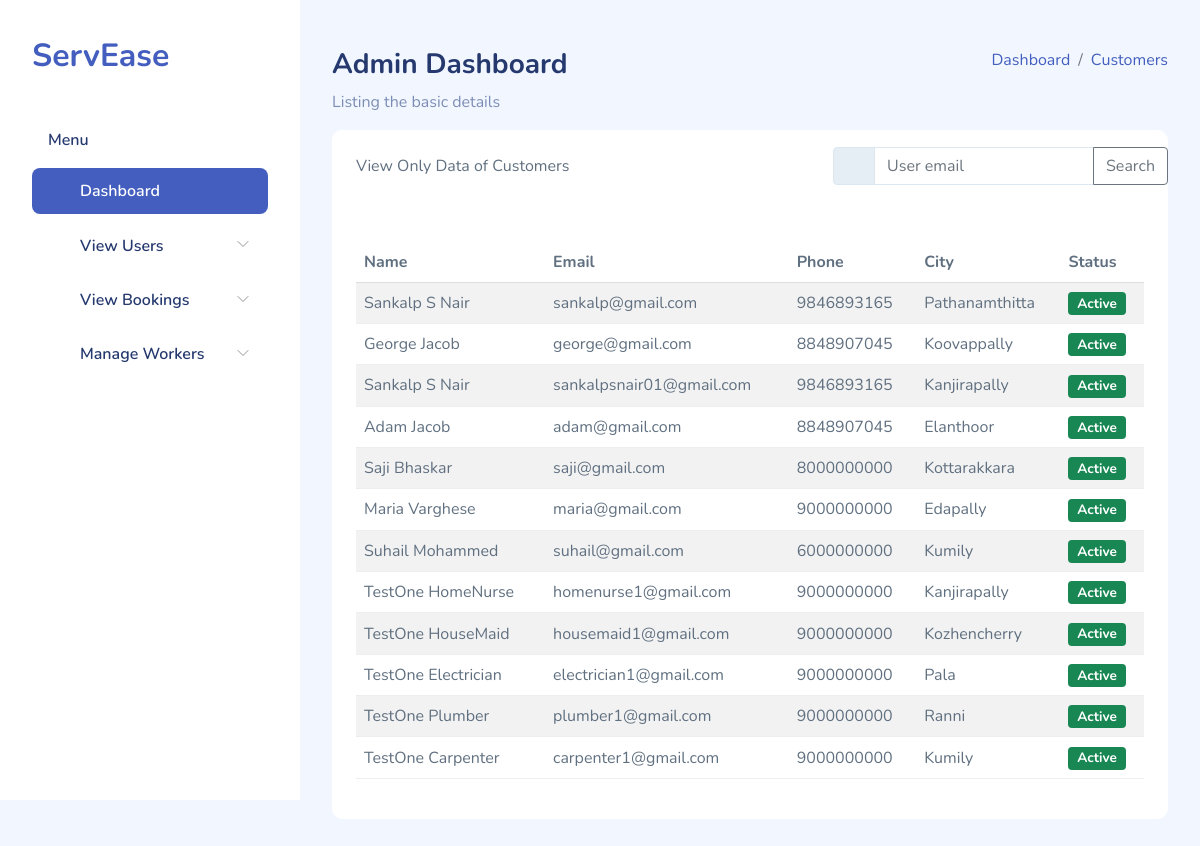
Screenshot of /users-email-search/ with the database file from the repository.
### Home_app/models.py (models this page shows)
class Users(models.Model):
    user_id = models.AutoField(primary_key=True)
    firstname = models.CharField(max_length=20,blank=False)
    lastname = models.CharField(max_length=20,blank=False)
    email = models.EmailField(unique=True,blank=False)
    phone = models.CharField(max_length=10,null=True)
    address = models.TextField()
    place=models.CharField(max_length=30, blank=True)
    availability = models.IntegerField(default=0)
    district = models.CharField(max_length=20, blank=True)
    image = models.ImageField(upload_to='profile_pic', null=True, blank=True)
    password = models.CharField(max_length=256)
    usertype = models.CharField(max_length=20)

### Home_app/views.py (the view)
# urls.py: path('users-email-search/', views.usersemailsearch, name='useremailsearch'),
@never_cache
def usersemailsearch(request):
    email_query = request.GET.get('email', '')
    if email_query:
        customers = Users.objects.filter(email__icontains=email_query)
    else:
        customers = Users.objects.all()
    context = {
        'customers': customers
    }
    return render(request, 'admin_temp/full_customers.html', context)

### templates/admin_temp/full_customers.html (shortened to what this page needs)
{% load static %}
<!DOCTYPE html>
<html lang="en">
<head>
    <link rel="stylesheet" href="{% static 'adm_assets/css/bootstrap.css' %}">
    <link rel="stylesheet" href="{% static 'adm_assets/vendors/iconly/bold.css'%}">
    <link rel="stylesheet" href="{% static 'adm_assets/vendors/perfect-scrollbar/perfect-scrollbar.css' %}">
    <link rel="stylesheet" href="{% static 'adm_assets/vendors/bootstrap-icons/bootstrap-icons.css' %}">
    <link rel="stylesheet" href="{% static 'adm_assets/css/app.css' %}">
</head>
<body>
    <div id="app">
        <div id="sidebar" class="active">
            <div class="sidebar-wrapper active">
                <div class="sidebar-header">
                    <div class="d-flex justify-content-between">
                        <div class="logo">
                            <a href="#">ServEase</a>
                        </div>
                    </div>
                </div>
<div class="sidebar-menu">
    <ul class="menu">
        <li class="sidebar-title">Menu</li>
        <li class="sidebar-item active ">
            <a href="{% url 'dashboard' %}" class='sidebar-link'>
                <i class="bi bi-grid-fill"></i>
                <span>Dashboard</span>
            </a>
        </li>
        <li class="sidebar-item  has-sub">
            <a href="#" class='sidebar-link'>
                <i class="bi bi-stack"></i>
                <span>View Users</span>
            </a>
        </li>
        <li class="sidebar-item  has-sub">
            <a href="#" class='sidebar-link'>
                <i class="bi bi-collection-fill"></i>
                <span>View Bookings</span>
            </a>
        </li>
        <li class="sidebar-item  has-sub">
            <a href="#" class='sidebar-link'>
                <i class="bi bi-stack"></i>
                <span>Manage Workers</span>
            </a>
        </li>
</div>
</div>
</div>
        <div id="main">
            <div class="page-heading">
                <div class="page-title">
                    <div class="row">
                        <div class="col-12 col-md-6 order-md-1 order-last">
                            <h3>Admin Dashboard</h3>
                            <p class="text-subtitle text-muted">Listing the basic details</p>
                        </div>
                        <div class="col-12 col-md-6 order-md-2 order-first">
                            <nav aria-label="breadcrumb" class="breadcrumb-header float-start float-lg-end">
                                <ol class="breadcrumb">
                                    <li class="breadcrumb-item"><a href="{% url 'dashboard' %}">Dashboard</a></li>
                                    <li class="breadcrumb-item active" aria-current="page"><a href="{% url 'full_customers' %}">Customers</a></li>
                                </ol>
                            </nav>
                        </div>
                    </div>
                </div>
                <section class="section">
                    <div class="card">
                        <div class="d-flex align-items-center justify-content-between mb-3">
                            <div class="card-header">
                                View Only Data of Customers
                            </div>
                            <form method="GET" action="{% url 'useremailsearch' %}">
                                <div class="input-group">
                                    <span class="input-group-text" id="basic-addon1">
                                        <i class="bi bi-search"></i>
                                    </span>
                                    <input type="text" class="form-control" name="email" placeholder="User email" aria-label="Recipient's username" aria-describedby="button-addon2">
                                    <button class="btn btn-outline-secondary" type="submit" id="button-addon2">Search</button>
                                </div>
                            </form>
                        </div>
                        <div class="card-body">
                            <table class="table table-striped" id="table1">
                                <thead>
                                    <tr>
                                        <th>Name</th>
                                        <th>Email</th>
                                        <th>Phone</th>
                                        <th>City</th>
                                        <th>Status</th>
                                    </tr>
                                </thead>
                                <tbody>
                                    {% for customer in customers %}
                                    <tr>
                                        <td>{{ customer.firstname }} {{ customer.lastname }}</td>
                                        <td>{{ customer.email }}</td>
                                        <td>{{ customer.phone }}</td>
                                        <td>{{ customer.place }}</td>
                                        <td>
                                            {% if customer.availability %}
                                                <span class="badge bg-success">Active</span>
                                            {% else %}
                                                <span class="badge bg-danger">Inactive</span>
                                            {% endif %}
                                        </td>
                                    </tr>
                                    {% empty %}
                                    <tr>
                                        <td colspan="5">No customers found.</td>
                                    </tr>
                                    {% endfor %}
                                </tbody>
                            </table>
                        </div>
                    </div>
                </section>
            </div>
        </div>
    </div>
</body>
</html>

### static/adm_assets/css/app.css (style rules this page uses)
.card { margin-bottom:2.2rem;border:none }
.card .card-header { border:none }
.card .card-body { padding:1.5rem }
#sidebar.active .sidebar-wrapper { left:0 }
.sidebar-wrapper { width:300px;height:100vh;position:fixed;top:0;z-index:10;overflow-y:auto;background-color:#fff;bottom:0;transition:left .5s ease-out }
.sidebar-wrapper .sidebar-header { padding:2rem 2rem 1rem;font-size:2rem;font-weight:700 }
.sidebar-wrapper .menu { margin-top:2rem;padding:0 2rem;font-weight:600 }
.sidebar-wrapper .menu .sidebar-title { padding:0 1rem;margin:1.5rem 0 1rem;font-size:1rem;list-style:none;font-weight:600;color:#25396f }
.sidebar-wrapper .menu .sidebar-link { display:block;padding:.7rem 1rem;font-size:1rem;display:flex;align-items:center;border-radius:.5rem;transition:all .5s;text-decoration:none;color:#25396f }
.sidebar-wrapper .menu .sidebar-link i,.sidebar-wrapper .menu .sidebar-link svg { color:#7c8db5 }
.sidebar-wrapper .menu .sidebar-link span { margin-left:1rem }
.sidebar-wrapper .menu .sidebar-item { list-style:none;margin-top:.5rem;position:relative }
.sidebar-wrapper .menu .sidebar-item.has-sub .sidebar-link:after { position:absolute;color:#ccc;right:15px;top:12px;display:block }
.sidebar-wrapper .menu .sidebar-item.active .sidebar-link { background-color:#435ebe }
.sidebar-wrapper .menu .sidebar-item.active .sidebar-link span { color:#fff }
.sidebar-wrapper .menu .sidebar-item.active .sidebar-link i,.sidebar-wrapper .menu .sidebar-item.active .sidebar-link svg { fill:#fff;color:#fff }
.dataTable-table td,.dataTable-table thead th,.table td,.table thead th { vertical-align:middle }
.dataTable-table:not(.table-borderless) thead th,.table:not(.table-borderless) thead th { border-bottom:1px solid #dedede!important }
.bi { width:1rem;height:1rem }
#main { margin-left:300px;padding:2rem }
.page-heading { margin:0 0 2rem }
.page-heading h3 { font-weight:700 }
a { text-decoration:none }

### rows the page displays
Users: firstname "Sankalp", lastname "S Nair", email "sankalp@gmail.com", phone "9846893165", place "Pathanamthitta", availability "Active"
Users: firstname "George", lastname "Jacob", email "george@gmail.com", phone "8848907045", place "Koovappally", availability "Active"
Users: firstname "Sankalp", lastname "S Nair", email "sankalpsnair01@gmail.com", phone "9846893165", place "Kanjirapally", availability "Active"
Users: firstname "Adam", lastname "Jacob", email "adam@gmail.com", phone "8848907045", place "Elanthoor", availability "Active"
Users: firstname "Saji", lastname "Bhaskar", email "saji@gmail.com", phone "8000000000", place "Kottarakkara", availability "Active"
Users: firstname "Maria", lastname "Varghese", email "maria@gmail.com", phone "9000000000", place "Edapally", availability "Active"
Users: firstname "Suhail", lastname "Mohammed", email "suhail@gmail.com", phone "6000000000", place "Kumily", availability "Active"
Users: firstname "TestOne", lastname "HomeNurse", email "homenurse1@gmail.com", phone "9000000000", place "Kanjirapally", availability "Active"
Users: firstname "TestOne", lastname "HouseMaid", email "housemaid1@gmail.com", phone "9000000000", place "Kozhencherry", availability "Active"
Users: firstname "TestOne", lastname "Electrician", email "electrician1@gmail.com", phone "9000000000", place "Pala", availability "Active"
Users: firstname "TestOne", lastname "Plumber", email "plumber1@gmail.com", phone "9000000000", place "Ranni", availability "Active"
Users: firstname "TestOne", lastname "Carpenter", email "carpenter1@gmail.com", phone "9000000000", place "Kumily", availability "Active"
